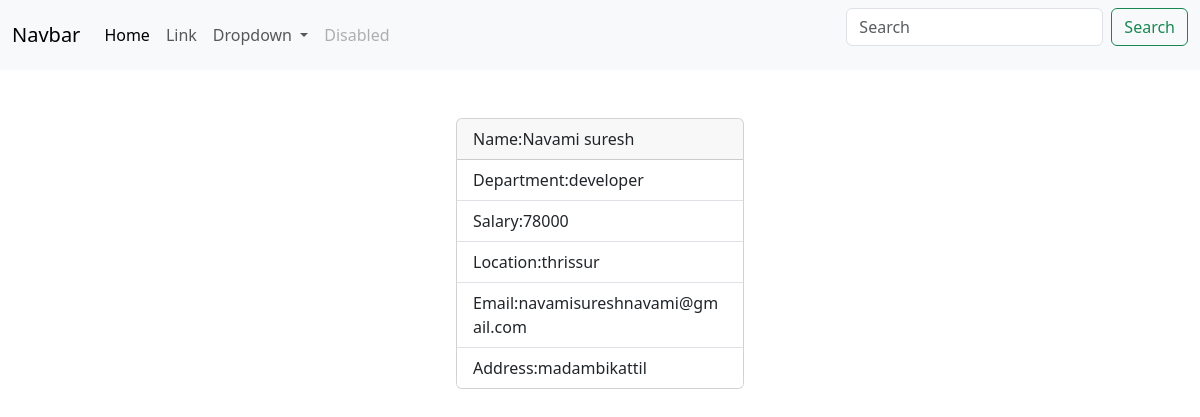
/emp/6/, run on the app's committed database.
### myapp/models.py (models this page shows, shortened)
class Employee(models.Model):
    name=models.CharField(max_length=200)
    department=models.CharField(max_length=200)
    salary=models.PositiveBigIntegerField()
    location=models.CharField(max_length=200)
    email=models.CharField(max_length=200)
    address=models.CharField(max_length=200)

### myapp/views.py (the view)
# urls.py: path('emp/<int:pk>/',views.EmployeeDetailView.as_view(),name="emp-detail"),
class EmployeeDetailView(View):
    def get(self,request,*args,**kwargs):
        id=kwargs.get("pk")
        qs=Employee.objects.get(id=id)
        return render(request,"emp_detail.html",{"data":qs})

### myapp/templates/emp_detail.html (shortened to what this page needs)
{%extends 'base.html'%}
{%block main_block%}
<div class="container mt-5 d-flex justify-content-center">
    <div class="card " style="width: 18rem;">
        <div class="card-header">
            Name:{{data.name}}
        </div>
        <ul class="list-group list-group-flush">
            <li class="list-group-item">Department:{{data.department}}</li>
            <li class="list-group-item">Salary:{{data.salary}}</li>
            <li class="list-group-item">Location:{{data.location}}</li>
            <li class="list-group-item">Email:{{data.email}}</li>
            <li class="list-group-item">Address:{{data.address}}</li>
        </ul>
    </div>
</div>
{%endblock%}

### data on the page
Employee: name "Navami suresh", department "developer", salary "78000", location "thrissur", email "navamisureshnavami@gmail.com", address "madambikattil"
